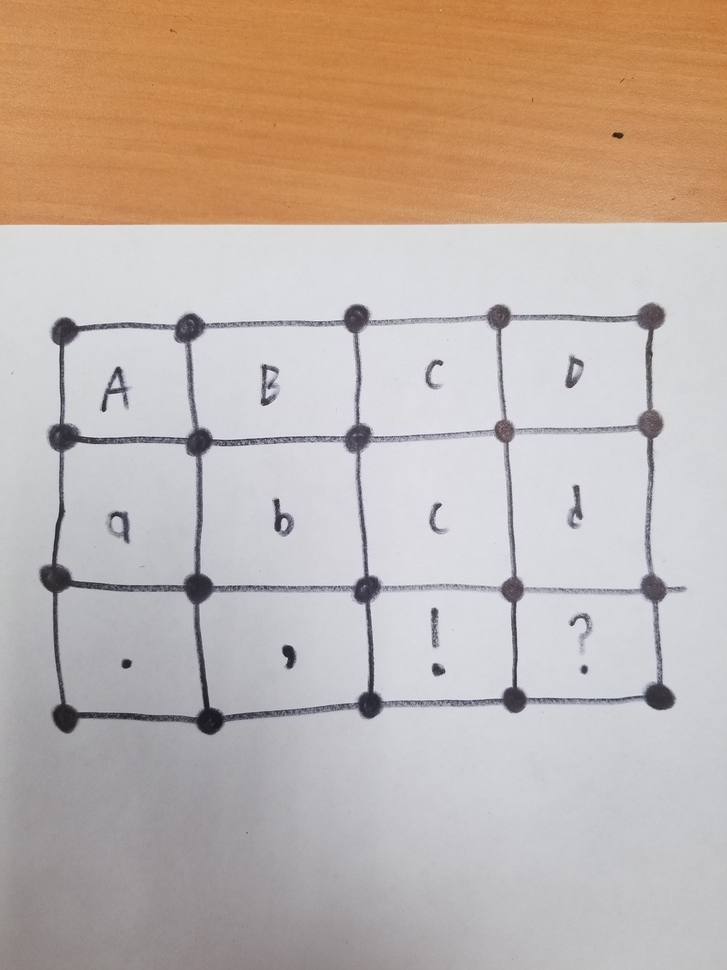
#> input picture image_manipulation_testing/dot_lines_incomplete.jpg, 727 x 970 px, shrunk from 3024 x 4032 before the run
$ python lighting.py image_manipulation_testing/dot_lines_incomplete.jpg
#> lines starting #> are read from the running program, lines starting #| are printed output that depends on the picture; after the words box and inside, x2 and y2 are one past the last pixel; in counts of white or black regions, pixels touching at a corner belong together
import sys
import cv2 as cv

def __main__():
    if len(sys.argv) != 2:
        print("gimme the image path")
        return

    path = sys.argv[1]
    img = cv.imread(path)
#> img is the input picture: shape (970, 727, 3); mean B, G, R 169.4, 178.8, 193.2
    cv.imshow('original_image', img)

    new_img = manipulate(img)

    cv.imshow('new_image', new_img)
    cv.waitKey(0)

def manipulate(image):
    #convert to grayscale
    gray = cv.cvtColor(image, cv.COLOR_BGR2GRAY)
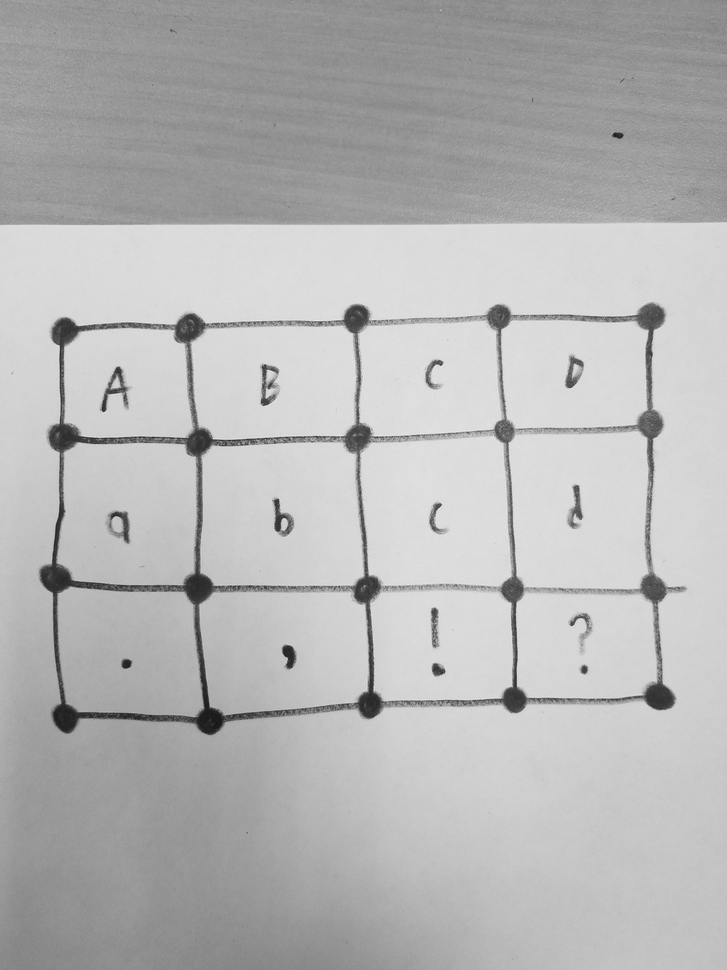
#> gray: shape (970, 727); min 23, max 235, mean 182
    #cv.imshow('gray', gray)

    #blur to reduce noise
    blur = cv.blur(gray, (3,3))
    #cv.imshow('blur', blur)

    #thresholding (!!!)
    thresh = cv.adaptiveThreshold(blur,255,cv.ADAPTIVE_THRESH_MEAN_C,cv.THRESH_BINARY,31,10) #src,255=white,mean,binary,kernelsize(odd),kinda like standard dev
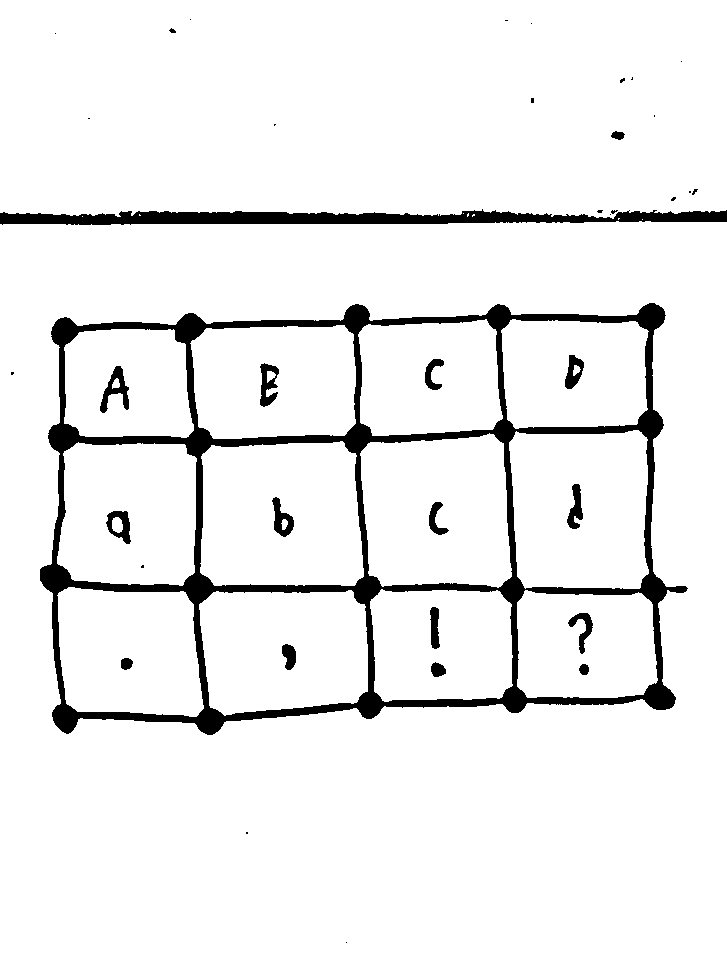
#> thresh: shape (970, 727); 93.4% white; 39 black regions (21 under 20 px), largest, box (x1, y1, x2, y2) and area: (40, 303, 688, 735) 34233, (0, 209, 727, 225) 7344, (100, 366, 129, 413) 553
    #cv.imshow('threshold', thresh)

    return thresh

if __name__ == "__main__":
    __main__()
